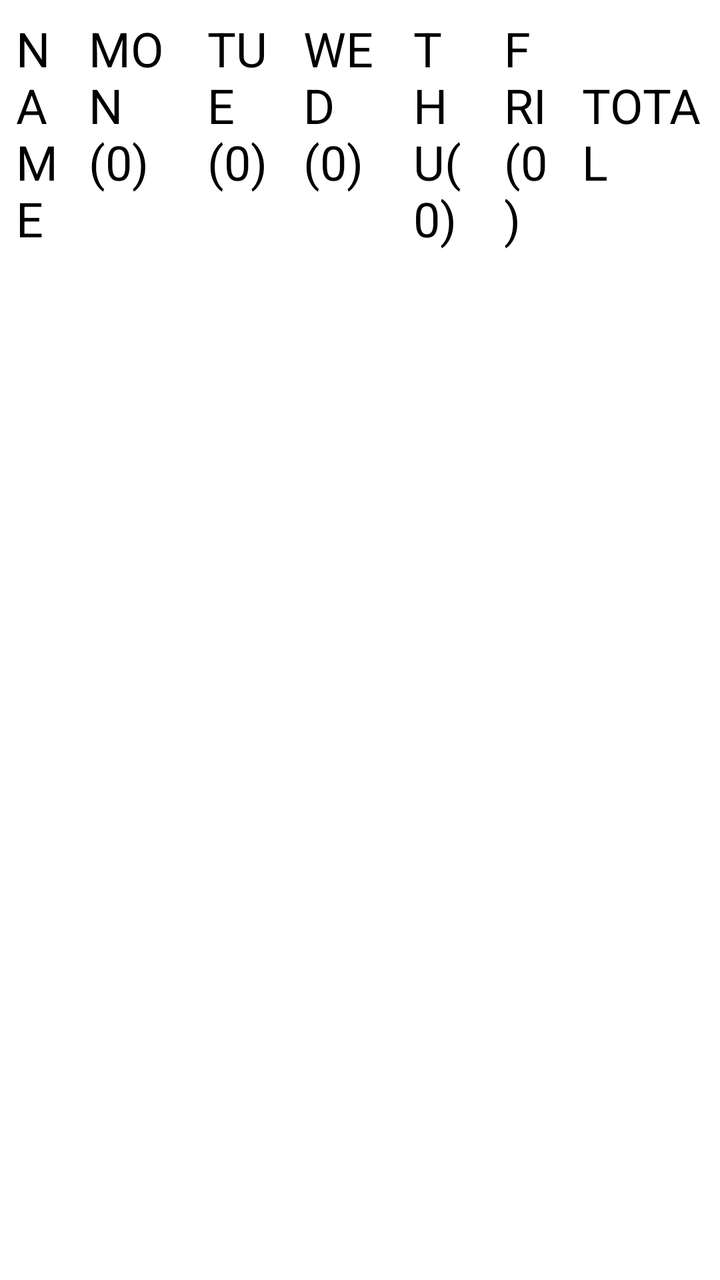
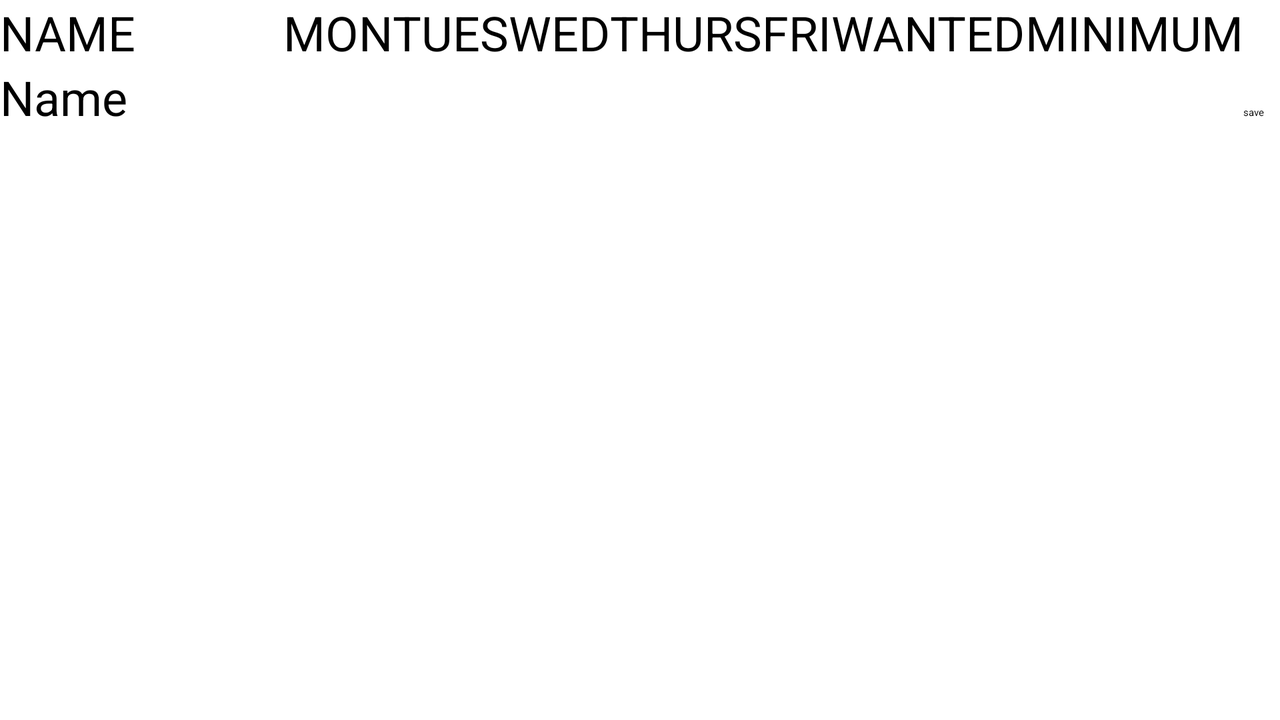

Two renders of one Android screen. The first uses the default layout on a phone; the second uses the alternative layout the repository ships for a different screen configuration, on a matching device. The two XML files are below.
<!-- AndroidManifest.xml: application theme Theme.Scheduler -->
<!-- res/layout/activity_main.xml -->
<?xml version="1.0" encoding="utf-8"?>
<androidx.constraintlayout.widget.ConstraintLayout xmlns:android="http://schemas.android.com/apk/res/android"
    xmlns:app="http://schemas.android.com/apk/res-auto"
    xmlns:tools="http://schemas.android.com/tools"
    android:layout_width="match_parent"
    android:layout_height="match_parent"
    tools:context=".MainActivity">
        <LinearLayout
            android:id="@+id/weekdays"
            android:layout_width="match_parent"
            android:layout_height="wrap_content"
            android:orientation="horizontal"
            app:layout_constraintTop_toTopOf="parent"
            app:layout_constraintStart_toStartOf="parent">
            <TextView
                android:text="NAME"
                style="@style/weekdays"
                android:layout_weight="1"/>
            <TextView
                android:text="MON (0)"
                style="@style/weekdays"
                android:layout_weight="1"
                />
            <TextView
                android:text="TUE (0)"
                style="@style/weekdays"
                android:layout_weight="1"
                />
            <TextView
                android:text="WED (0)"
                style="@style/weekdays"
                android:layout_weight="1"
                />
            <TextView
                android:text="THU(0)"
                style="@style/weekdays"
                android:layout_weight="1"
                />
            <TextView
                android:text="FRI (0)"
                android:layout_weight="1"
                style="@style/weekdays"
                />

            <TextView
                android:text="      TOTAL"
                android:layout_weight="1"
                style="@style/weekdays"
                />
        </LinearLayout>
        <ListView
            android:id="@+id/list"
            app:layout_constraintTop_toBottomOf="@id/weekdays"
            app:layout_constraintStart_toStartOf="parent"
            android:layout_width="match_parent"
            android:layout_height="wrap_content"/>

</androidx.constraintlayout.widget.ConstraintLayout>
<!-- resources referenced by this layout -->
<resources>
  <style name="weekdays">
          <item name="android:textSize">24sp</item>
          <item name="android:layout_width">wrap_content</item>
          <item name="android:layout_height">wrap_content</item>
          <item name="android:layout_margin">8dp</item>
      </style>
</resources>
<!-- res/layout-land/activity_main.xml (the repository's variant of the layout above) -->
<!-- drawn on the phone turned sideways -->
<?xml version="1.0" encoding="utf-8"?>
<TableLayout xmlns:android="http://schemas.android.com/apk/res/android"
    xmlns:tools="http://schemas.android.com/tools"
    android:layout_width="match_parent"
    android:layout_height="match_parent"
    tools:context=".MainActivity">

    <TableRow
        android:layout_width="match_parent"
        android:layout_height="match_parent">

        <TextView
            android:id="@+id/enterName_label"
            android:layout_width="wrap_content"
            android:layout_height="wrap_content"
            android:text="NAME  "
            android:textSize="24sp" />

        <TextView
            android:id="@+id/mon_label"
            android:layout_width="wrap_content"
            android:layout_height="wrap_content"
            android:text="MON"
            android:textSize="24sp" />

        <TextView
            android:id="@+id/tues_label"
            android:layout_width="wrap_content"
            android:layout_height="wrap_content"
            android:text="TUES"
            android:textSize="24sp" />

        <TextView
            android:id="@+id/wed_label"
            android:layout_width="wrap_content"
            android:layout_height="wrap_content"
            android:text="WED"
            android:textSize="24sp" />

        <TextView
            android:id="@+id/thurs_label"
            android:layout_width="wrap_content"
            android:layout_height="wrap_content"
            android:text="THURS"
            android:textSize="24sp" />

        <TextView
            android:id="@+id/fri_label"
            android:layout_width="wrap_content"
            android:layout_height="wrap_content"
            android:text="FRI"
            android:textSize="24sp" />

        <TextView
            android:id="@+id/days_wanted_label"
            android:layout_width="wrap_content"
            android:layout_height="wrap_content"
            android:text="WANTED"
            android:textSize="24sp" />

        <TextView
            android:id="@+id/minimum_days_label"
            android:layout_width="wrap_content"
            android:layout_height="wrap_content"
            android:text="MINIMUM"
            android:textSize="24sp" />

    </TableRow>

    <TableRow
        android:layout_width="match_parent"
        android:layout_height="match_parent">

        <EditText
            android:id="@+id/enterName"
            android:layout_width="wrap_content"
            android:layout_height="wrap_content"
            android:hint="Name"
            android:ems="5"
            android:inputType="textPersonName"
            android:textSize="24sp" />

        <Spinner
            android:id="@+id/mon_spinner"
            android:layout_width="wrap_content"
            android:layout_height="wrap_content" />

        <Spinner
            android:id="@+id/tues_spinner"
            android:layout_width="wrap_content"
            android:layout_height="wrap_content" />

        <Spinner
            android:id="@+id/wed_spinner"
            android:layout_width="wrap_content"
            android:layout_height="wrap_content" />

        <Spinner
            android:id="@+id/thurs_spinner"
            android:layout_width="wrap_content"
            android:layout_height="wrap_content" />

        <Spinner
            android:id="@+id/fri_spinner"
            android:layout_width="wrap_content"
            android:layout_height="wrap_content" />

        <Spinner
            android:id="@+id/days_wanted_spinner"
            android:layout_width="wrap_content"
            android:layout_height="wrap_content" />

        <Spinner
            android:id="@+id/minimum_days_spinner"
            android:layout_width="wrap_content"
            android:layout_height="wrap_content" />

        <Button
            android:id="@+id/button"
            android:layout_width="wrap_content"
            android:layout_height="wrap_content"
            android:onClick="saveInputData"
            android:text="save" />

    </TableRow>

</TableLayout>
<!-- resources referenced by the variant -->
<!-- as the phone turned sideways resolves them -->
<resources>

</resources>
